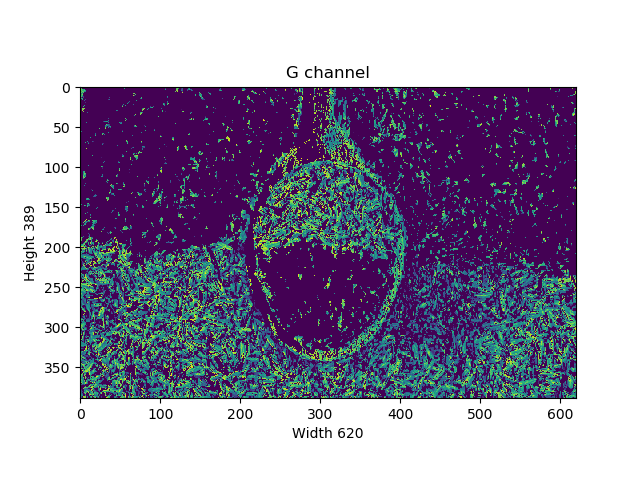
#> input picture sep_g.png, 640 x 480 px
$ python cal.py
#> lines starting #> are read from the running program, lines starting #| are printed output that depends on the picture; long printed decimals are rounded
import cv2
import numpy as np
import matplotlib.pyplot as plt
from PIL import Image

green=cv2.imread("sep_g.png")
#> green is the input picture: shape (480, 640, 3); mean B, G, R 172.8, 149.1, 157.8
red=cv2.imread("sep_r.png")
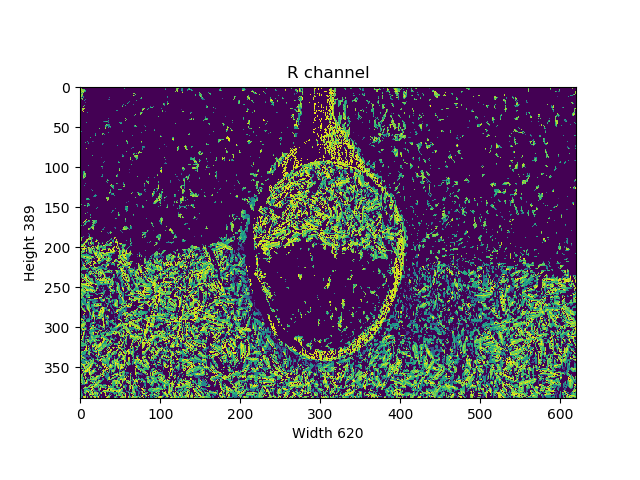
#> input picture sep_r.png, 640 x 480 px
#> red is the input picture: shape (480, 640, 3); mean B, G, R 168.8, 154.9, 163.5
blue=cv2.imread("sep_b.png")
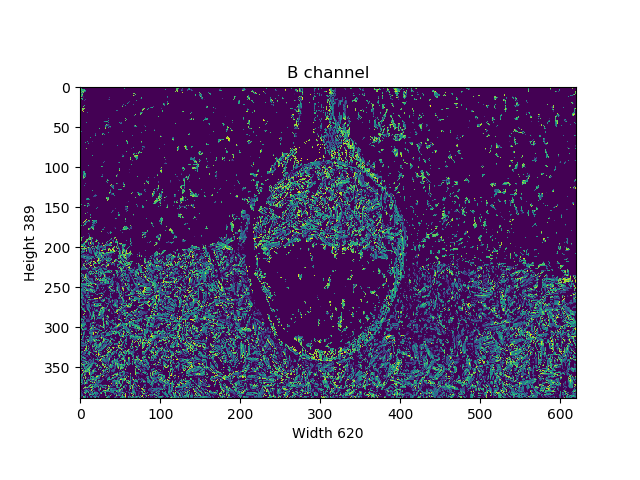
#> input picture sep_b.png, 640 x 480 px
#> blue is the input picture: shape (480, 640, 3); mean B, G, R 172.8, 144.3, 157.5
int_1=((float(format(green.mean())) + float(format(red.mean())) + float( format(blue.mean()))) /3)/255
#> int_1 = 0.628
print( int_1)
#| 0.6281
